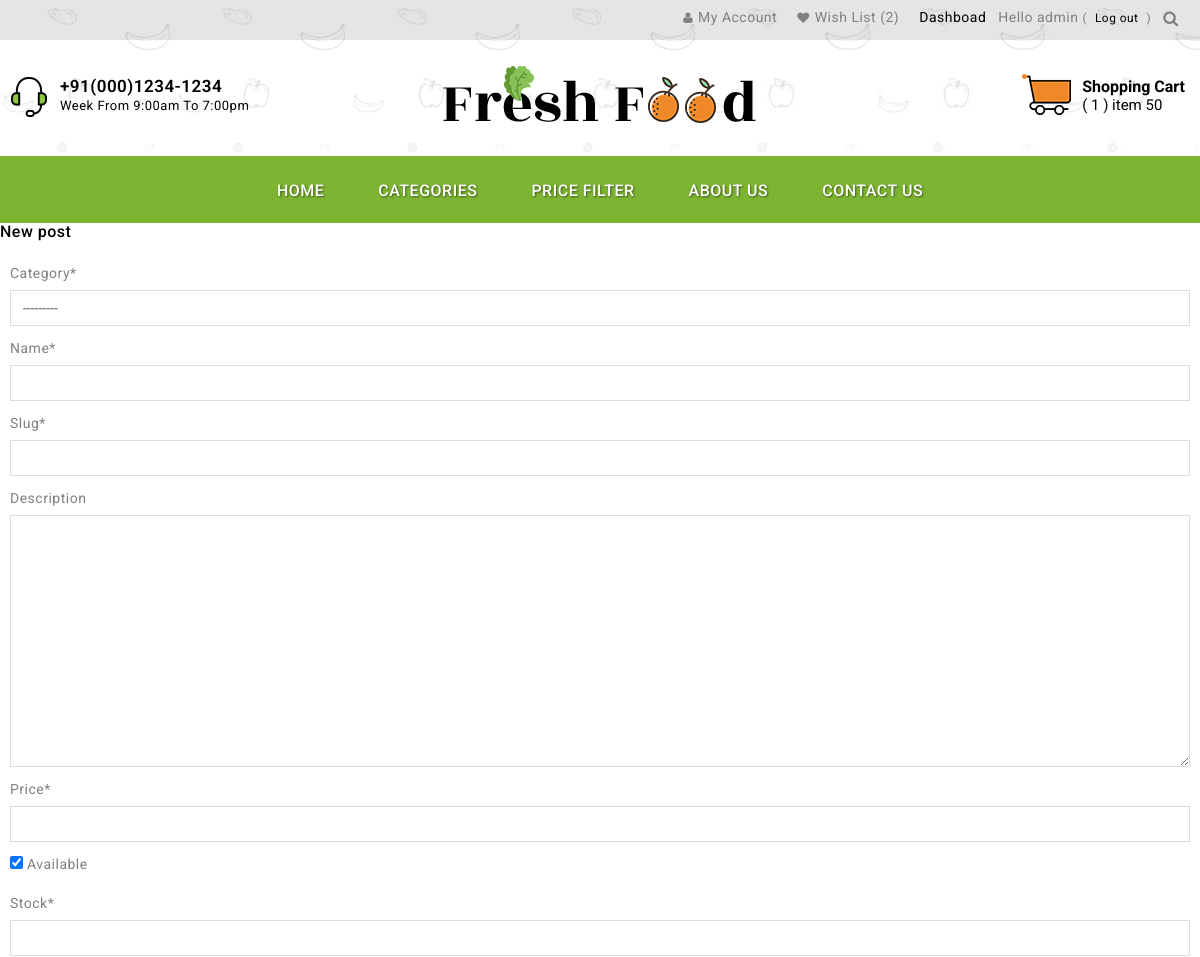
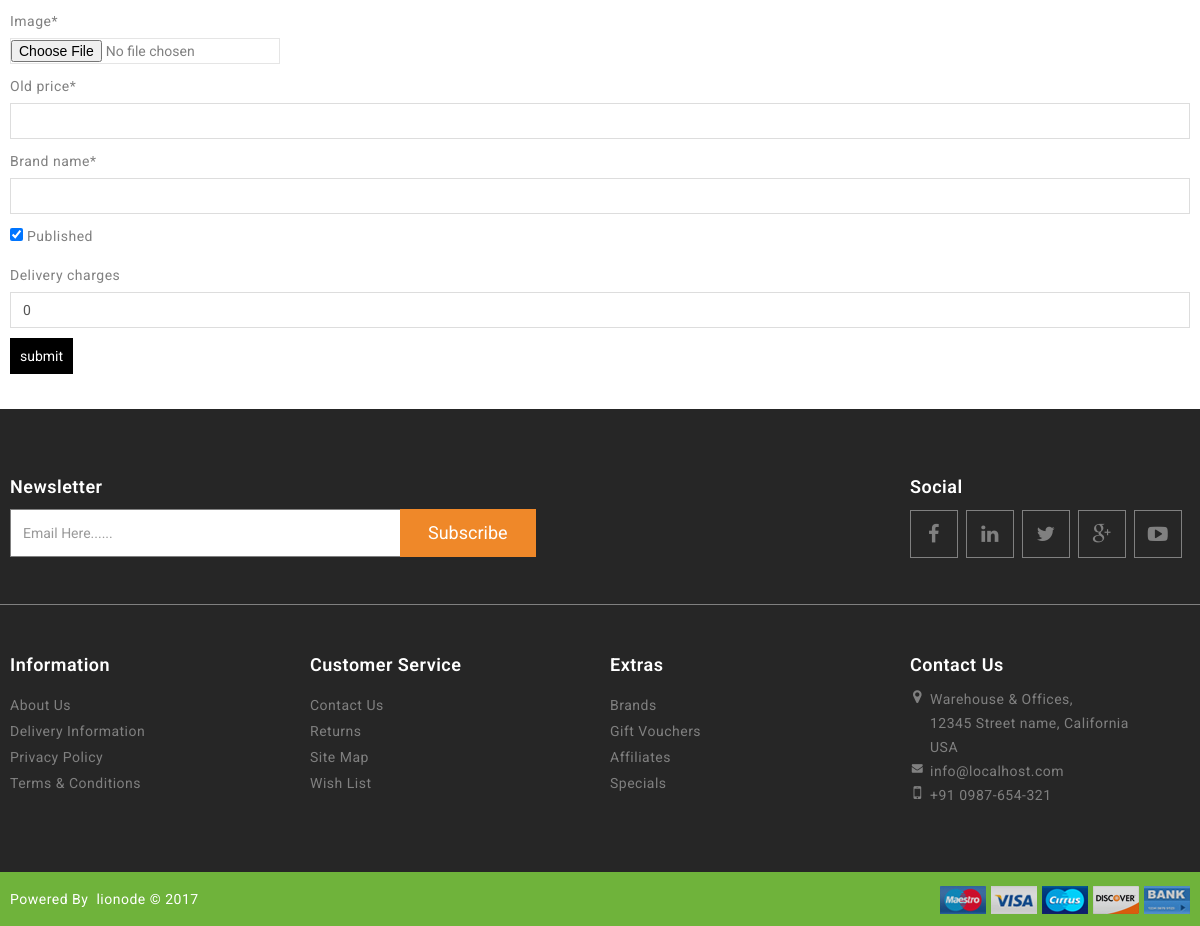
The page /post_new/ (signed in) on the database its author committed (2 pictures, top to bottom).
### blog/models.py (models this page shows, shortened)
class User(AbstractUser):
    first_name = models.CharField(max_length=30)
    last_name = models.CharField(max_length=30)
    email = models.EmailField(unique=True, null=False )
    username = models.CharField(max_length=30, unique=False)
    is_active = models.BooleanField( default=True)
    date_joined = models.DateTimeField(default=timezone.now)
    seller = models.BooleanField(default=False)
    USERNAME_FIELD = 'email'
    REQUIRED_FIELDS = ['username']

class Order(models.Model):
    orderitems  = models.ManyToManyField(Cart)
    user = models.ForeignKey(User, on_delete=models.CASCADE)
    ordered = models.BooleanField(default=False)
    created = models.DateTimeField(auto_now_add=True)
    paymentId = models.CharField(max_length=200, blank=True , null=True)
    orderId = models.CharField(max_length=200, blank=True, null=True)
    def get_totals(self):
        total = 0
        for order_item in self.orderitems.all():
            total += order_item.get_total()
        return total
    def get_delivery(self):
        for p in self.orderitems.all():
            d= p.quantity * p.item.delivery_charges
            return d
    def get_percentage(self):
        p = self.get_totals()*0.09
        return p
    def all_total(self):
        if self.get_delivery() >= 500 :
            return self.get_percentage()+self.get_totals()
        else :
            return self.get_percentage()+self.get_totals()+self.get_delivery()

class Cart(models.Model):
    user = models.ForeignKey(User, on_delete=models.CASCADE)
    item = models.ForeignKey(Product, on_delete=models.CASCADE)
    quantity = models.IntegerField(default=1)
    created = models.DateTimeField(auto_now_add=True)
    purchased = models.BooleanField(default=False)
    def get_total(self):
        total = self.item.price * self.quantity
        floattotal = float("{0:.2f}".format(total))
        return floattotal

class Product(models.Model):
    category = models.ForeignKey(subcategory, related_name='products', on_delete=models.CASCADE)
    name = models.CharField(max_length=100)
    slug = models.SlugField(max_length=100)
    description = RichTextUploadingField(blank=True)
    price = models.DecimalField(max_digits=10, decimal_places=2)
    available = models.BooleanField(default=True)
    stock = models.PositiveIntegerField()
    image = models.ImageField( upload_to='images/')
    created_at = models.DateTimeField(auto_now_add=True)
    updated_at = models.DateTimeField(auto_now=True)
    old_price = models.DecimalField(max_digits=10, decimal_places=2, null=True)
    brand_name = models.CharField(max_length=25, null=True)
    author = models.ForeignKey(User, on_delete=models.CASCADE)
    published = models.BooleanField(default=1)
    delivery_charges = models.PositiveIntegerField(default=0,blank=True)
    class Meta:
        ordering = ('name', )
        index_together = (('id', 'slug'),)

class subcategory(models.Model):
    name = models.CharField(max_length=50, unique=True)
    slug = models.SlugField()
    def __str__(self):
        return self.name

### blog/views.py (the view)
# urls.py: path('post_new/', views.post_new, name='post_new'),
@login_required
def post_new(request):
    ImageFormSet = modelformset_factory(nave_header, fields=('image',), extra=3)
    if request.method == "POST":
        form = ProductForm(request.POST, request.FILES)
        if form.is_valid():
            post = form.save(commit=False)
            post.author = request.user
            post.created_at = timezone.now()
            post.save()
            return redirect('product_list')
    else:
        form = ProductForm()
    return render(request, 'blog/post_edit.html', {'form': form })

### blog/forms.py
class ProductForm(forms.ModelForm):
    class Meta:
        model = Product
        fields = ('category','name','slug','description',
                   'price','available','stock',
                   'image','old_price','brand_name','published','delivery_charges')

### blog/templatetags/cart_tag.py (called while the page is built)
@register.filter
def cart_item_count(user):
    if user.is_authenticated:
        qs = Order.objects.filter(user=user, ordered=False)
        if qs.exists():
            return qs[0].orderitems.count()
    return 0

@register.filter
def cash_total(user):
	if user.is_authenticated:
		total=Order.objects.filter(user=user,ordered=False)
		if total:
			t=total[0].get_totals()
			return t
		else:
			return 0
	else:
		return 0

@register.simple_tag
def subcategory_list():
	total=subcategory.objects.all()
	return total

@register.filter
def wish_count(user):
	 if user.is_authenticated:
	 	qs = Wish.objects.filter(user=user).count()
	 	return qs
	 return 0

@register.simple_tag
def order_count_list():
	qs = Order.objects.filter(ordered=False)
	ad = qs[0].orderitems.filter(purchased=False)
	if qs.exists():
		return ad
	else:
		return 0
	return 0

@register.simple_tag
def cart_count_list():
	qs = Order.objects.filter(ordered=False)
	return qs

### templates/blog/post_edit.html (shortened to what this page needs)
{% extends 'blog/base.html' %}
{% load crispy_forms_tags %}
{% block content %}
    <h2>New post</h2>
    <div class="container">
    <form method="POST" class="post-form" enctype="multipart/form-data">
               {{ form|crispy }}
        <button type="submit" class="save btn btn-default">submit</button>
    </form>
    </div>
{% endblock %}

### templates/blog/base.html (shortened to what this page needs)
{% load static %}
{% load cart_tag %}
<!DOCTYPE html>
<html lang="en">
<head>
<link href="{% static 'bootstrap/css/bootstrap.min.css' %}" rel="stylesheet" media="screen" />
<link href="{% static 'font-awesome/css/font-awesome.min.css' %}" rel="stylesheet" type="text/css" />
<link href="{% static 'css/stylesheet.css' %}" rel="stylesheet">
<link href="{% static 'css/responsive.css' %}" rel="stylesheet">
<link href="{% static 'owl-carousel/owl.carousel.css' %}" type="text/css" rel="stylesheet" media="screen" />
<link href="{% static 'owl-carousel/owl.transitions.css' %}" type="text/css" rel="stylesheet" media="screen" />
</head>
<body>
<header>
  <div class="header-top">
    <div class="container">
      <div class="row">
        <div class="col-sm-12">
          <div class="top-right pull-right">
            <div id="top-links" class="nav pull-right">
              <ul class="list-inline">
                {% if user.is_authenticated %}
                <li class="dropdown"><a href="#" title="My Account" class="dropdown-toggle" data-toggle="dropdown"> <i class="fa fa-user"></i><span>My Account</span> </a>
                  {% endif %}
                </li>
                <li><a href="{% url 'wish_list' %}" id="wishlist-total" title="Wish List (0)"><i class="fa fa-heart"></i><span>Wish List</span><span> ({{request.user|wish_count}})</span></a></li>
                {% if request.user.seller %}
                <li class="top-menu"><a href="{% url 'product_list' %}">Dashboad</a></li>
                {% endif %}
                <li>
                {% if user.is_authenticated %}
                  <p class="top-menu">Hello {{ user.username }} <small>(<a href="{% url 'logout' %}">Log out</a>)</small></p>
                  {% else %}
                  <p class="top-menu"><small>(<a href="{% url 'login' %}">Login</a>)</small></p>
                  {% endif %}
                  </li>
              </ul>
              <div class="search-box">
                <form method="GET" action="{% url 'search' %}">
                          <button class="search-btn"><i class="fa fa-search"></i></button>
                          </form>
                        </div>
            </div>
          </div>
        </div>
      </div>
    </div>
  </div>
  <div class="container">
    <div class="header-inner">
      <div class="col-sm-4 col-xs-6 header-left">
        <div class="shipping">
          <div class="shipping-img"></div>
          <div class="shipping-text">+91(000)1234-1234<span class="shipping-detail">Week From 9:00am To 7:00pm</span></div>
        </div>
      </div>
      <div class="col-sm-4 col-xs-12 header-middle">
        <div class="header-middle-top">
          <div id="logo"> <a href="{% url 'product' %}"><img src="/static/image/logo.png" title="E-Commerce" alt="E-Commerce" class="img-responsive" /></a> </div>
        </div>
      </div>
      <div class="col-sm-4 col-xs-12 header-right">
        <div id="cart" class="btn-group btn-block">
          <button type="button" class="btn btn-inverse btn-block btn-lg dropdown-toggle cart-dropdown-button"> <span id="cart-total"><span class="cart-title"><a href="{% url 'cart' %} ">Shopping Cart</a></span><br>
          {% if request.user.is_authenticated %}
          ( {{ request.user|cart_item_count }} )
          {% else %}
          ( 0 )
          {% endif %}
        item
         {{ request.user|cash_total|floatformat:0 }}
           </span> </button>
        </div>
      </div>
    </div>
  </div>
</header>
<nav id="menu" class="navbar">
  <div class="nav-inner container">
    <div class="navbar-collapse">
      <ul class="main-navigation">
        <li><a href="{% url 'product' %}"   class="parent"  >Home</a> </li>
        <li><a href="#" class="active parent">Categories</a>
            {% subcategory_list as dhar %}
        </li>
         <li><a href="#" class="active parent">price filter</a>
        </li>
        <li><a href="#"   class="parent"  >About Us</a> </li>
        <li><a href="{% url 'contact' %}"   class="parent"  >Contact Us</a> </li>
      </ul>
    </div>
  </div>
</nav>
{% block content %}
{% endblock %}
<footer>
  <div class="container">
    <div class="row">
      <div class="footer-top-cms">
        <div class="col-sm-7">
          <div class="newslatter">
            <form>
              <h5>Newsletter</h5>
              <div class="input-group">
                <input type="text" class=" form-control" placeholder="Email Here......">
                <button type="submit" value="Sign up" class="btn btn-large btn-primary">Subscribe</button>
              </div>
            </form>
          </div>
        </div>
        <div class="col-sm-5">
          <div class="footer-social">
            <h5>Social</h5>
            <ul>
              <li class="facebook"><a href="#"><i class="fa fa-facebook"></i></a></li>
              <li class="linkedin"><a href="#"><i class="fa fa-linkedin"></i></a></li>
              <li class="twitter"><a href="#"><i class="fa fa-twitter"></i></a></li>
              <li class="gplus"><a href="#"><i class="fa fa-google-plus"></i></a></li>
              <li class="youtube"><a href="#"><i class="fa fa-youtube-play"></i></a></li>
            </ul>
          </div>
        </div>
      </div>
    </div>
    <div class="row">
      <div class="col-sm-3 footer-block">
        <h5 class="footer-title">Information</h5>
        <ul class="list-unstyled ul-wrapper">
          <li><a href="about-us.html">About Us</a></li>
          <li><a href="checkout.html">Delivery Information</a></li>
          <li><a href="#">Privacy Policy</a></li>
          <li><a href="#">Terms &amp; Conditions</a></li>
        </ul>
      </div>
      <div class="col-sm-3 footer-block">
        <h5 class="footer-title">Customer Service</h5>
        <ul class="list-unstyled ul-wrapper">
          <li><a href="contact.html">Contact Us</a></li>
          <li><a href="#">Returns</a></li>
          <li><a href="#">Site Map</a></li>
          <li><a href="#">Wish List</a></li>
        </ul>
      </div>
      <div class="col-sm-3 footer-block">
        <h5 class="footer-title">Extras</h5>
        <ul class="list-unstyled ul-wrapper">
          <li><a href="#">Brands</a></li>
          <li><a href="gift.html">Gift Vouchers</a></li>
          <li><a href="affiliate.html">Affiliates</a></li>
          <li><a href="#">Specials</a></li>
        </ul>
      </div>
      <div class="col-sm-3 footer-block">
        <div class="content_footercms_right">
          <div class="footer-contact">
            <h5 class="contact-title footer-title">Contact Us</h5>
            <ul class="ul-wrapper">
              <li><i class="fa fa-map-marker"></i><span class="location2"> Warehouse & Offices,<br>
                12345 Street name, California<br>
                USA</span></li>
              <li><i class="fa fa-envelope"></i><span class="mail2"><a href="#">info@localhost.com</a></span></li>
              <li><i class="fa fa-mobile"></i><span class="phone2">+91 0987-654-321</span></li>
            </ul>
          </div>
        </div>
      </div>
    </div>
  </div>
  <a id="scrollup">Scroll</a> </footer>
<div class="footer-bottom">
  <div class="container">
    <div class="copyright">Powered By &nbsp;<a class="yourstore" href="http://www.lionode.com/">lionode &copy; 2017 </a> </div>
    <div class="footer-bottom-cms">
      <div class="footer-payment">
        <ul>
          <li class="mastero"><a href="#"><img alt="" src="/static/image/payment/mastero.jpg"></a></li>
          <li class="visa"><a href="#"><img alt="" src="/static/image/payment/visa.jpg"></a></li>
          <li class="currus"><a href="#"><img alt="" src="/static/image/payment/currus.jpg"></a></li>
          <li class="discover"><a href="#"><img alt="" src="/static/image/payment/discover.jpg"></a></li>
          <li class="bank"><a href="#"><img alt="" src="/static/image/payment/bank.jpg"></a></li>
        </ul>
      </div>
    </div>
  </div>
</div>
</body>
</html>

### rows shown on the page
User: user|wish_count "2", username "admin", user|cart_item_count "1", user|cash_total "50"
